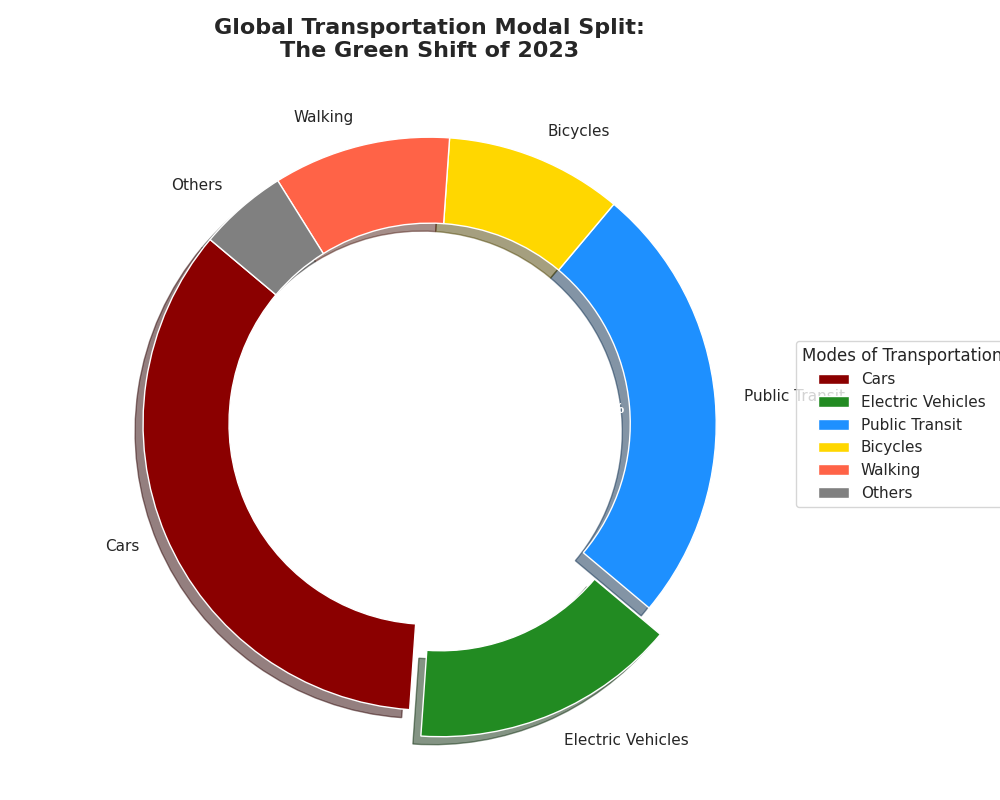

Write Python code to recreate this figure.
import matplotlib.pyplot as plt

# Define the data for different transportation modes
transport_modes = ['Cars', 'Electric Vehicles', 'Public Transit', 'Bicycles', 'Walking', 'Others']
mode_shares = [35, 15, 25, 10, 10, 5]

# Define colors for the pie chart slices
colors = ['#8B0000', '#228B22', '#1E90FF', '#FFD700', '#FF6347', '#808080']

# Create an "explode" effect to emphasize Electric Vehicles
explode = (0, 0.1, 0, 0, 0, 0)

# Create a donut chart by setting a center circle
fig, ax = plt.subplots(figsize=(10, 8))
wedges, texts, autotexts = ax.pie(mode_shares, labels=transport_modes, colors=colors, explode=explode,
                                  autopct='%1.1f%%', startangle=140, shadow=True, wedgeprops=dict(width=0.3))

# Customize the autotexts
for autotext in autotexts:
    autotext.set_color('white')
    autotext.set_weight('bold')
    autotext.set_fontsize(10)

# Add a title with line breaks for clarity
ax.set_title("Global Transportation Modal Split:\nThe Green Shift of 2023", fontsize=16, fontweight='bold')

# Create a legend and position it outside the donut chart
ax.legend(wedges, transport_modes, title="Modes of Transportation", loc='center left', bbox_to_anchor=(1, 0, 0.5, 1))

# Adjust layout to prevent overlap
plt.tight_layout()

# Display the plot
plt.show()
